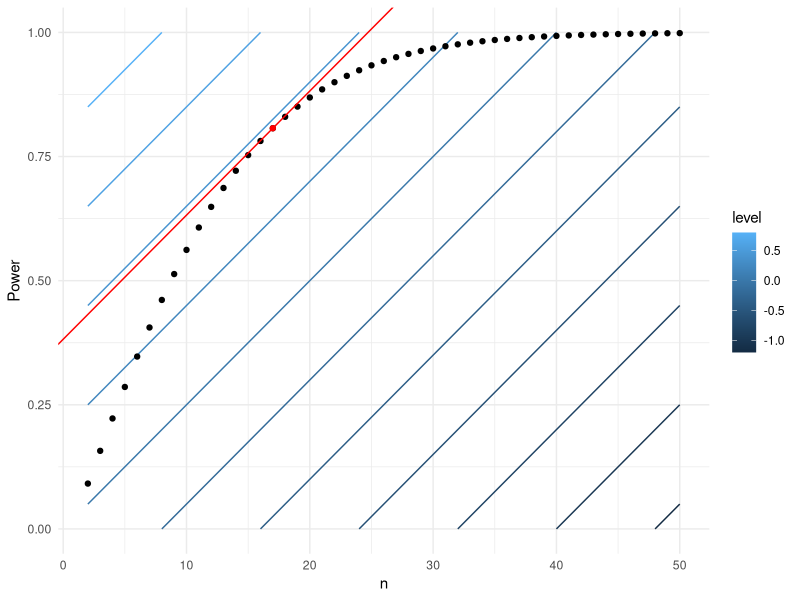
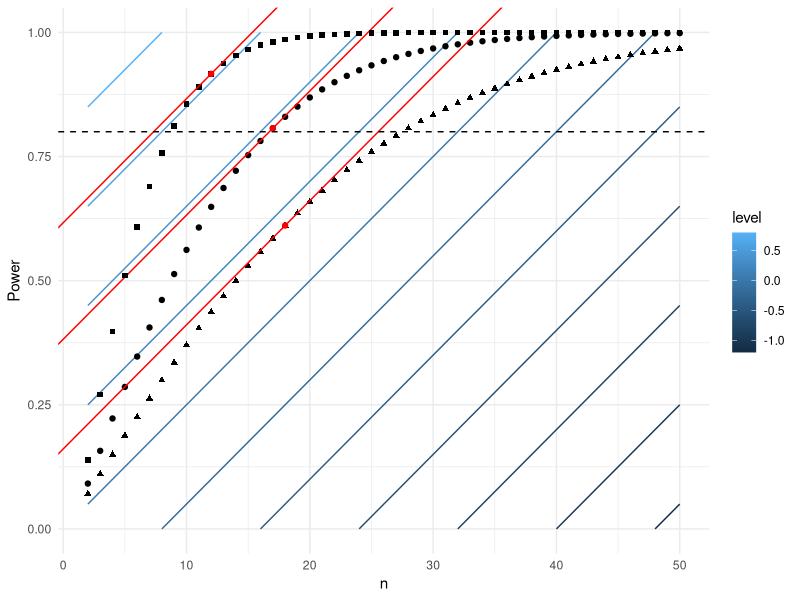
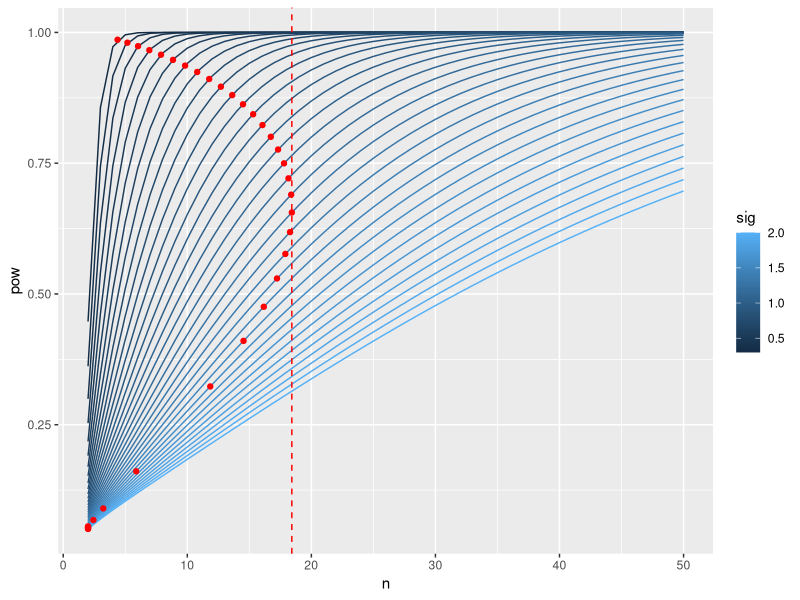

Reproduce these figures in R, in order. (Note: this script raises an error after producing the figures.)
## ---- chunk 1
knitr::opts_chunk$set(echo = TRUE)
require(numDeriv)
require(ggplot2)
## ---- chunk 2
value <- function(x, lambda)
{
  n <- x[1]; pow <- x[2]
  pow - lambda*n
}
## ---- chunk 3
lambda <- 0.025

df <- expand.grid(n=2:50, pow=1)
df$pow <- sapply(df$n, function(n) power.t.test(n=n, delta=1)$power)
df$v <- apply(df, 1, value, lambda = lambda)

opt <- df[which.max(df$v),]

# value contours
df2 <- expand.grid(n=2:50, pow=seq(0,1,0.05))
df2$v <- apply(df2, 1, value, lambda=lambda)

ggplot(df2, aes(n, pow)) + geom_contour(aes(z=v, colour=..level..)) +
  geom_point(data=df) + geom_point(data=opt, colour="red") +
  geom_abline(slope=lambda, intercept = opt$p - lambda*opt$n, colour="red") +
  ylab("Power") + theme_minimal()

#ggsave("./paper/figures/ex1_tangent.pdf", height=9, width=14, units="cm")
## ---- chunk 4
df3 <- expand.grid(n=2:50, pow=1)
df3$pow <- sapply(df3$n, function(n) power.t.test(n=n, delta=1, sd=0.7)$power)
df3$v <- apply(df3, 1, value, lambda = lambda)
opt3 <- df3[which.max(df3$v),]

df4 <- expand.grid(n=2:50, pow=1)
df4$pow <- sapply(df4$n, function(n) power.t.test(n=n, delta=1, sd=1.3)$power)
df4$v <- apply(df4, 1, value, lambda = lambda)
opt4 <- df4[which.max(df4$v),]

ggplot(df2, aes(n, pow)) + geom_contour(aes(z=v, colour=..level..)) +
  geom_point(data=df) + geom_point(data=opt, colour="red") +
  geom_abline(slope=lambda, intercept = opt$p - lambda*opt$n, colour="red") +
  
  geom_point(data=df3, shape=15) + geom_point(data=opt3, colour="red") +
  geom_abline(slope=lambda, intercept = opt3$p - lambda*opt3$n, colour="red") +
  
  geom_point(data=df4, shape=17) + geom_point(data=opt4, colour="red") +
  geom_abline(slope=lambda, intercept = opt4$p - lambda*opt4$n, colour="red") +
  
  geom_hline(yintercept = 0.8, linetype=2) +
  
  ylab("Power") + theme_minimal()

#ggsave("./paper/figures/ex1_3tangents.pdf", height=9, width=14, units="cm")

cbind(rbind(opt3, opt, opt4), sd=c(0.7, 1, 1.3))
## ---- chunk 5
df <- expand.grid(n=2:50, sig=seq(0.3,2,0.05))
df$pow <- apply(df, 1, function(x) power.t.test(n=x[1], delta=1, sd=x[2])$power)
df$v <- df$pow - lambda*df$n

f <- function(n, sig)
{
  pow <- power.t.test(n=n, delta=1, sd=sig)$power
  -(pow - lambda*n)
}

opt <- data.frame(sig=seq(0.3,2,0.05), n=1)
opt$n <- sapply(opt$sig, function(x) optim(10, f, method="Brent", lower=2, upper=50, sig=x)$par)
opt$pow <- apply(opt, 1, function(x) power.t.test(n=x[2], delta=1, sd=x[1])$power)

ggplot(df, aes(n, pow, colour=sig, group=as.factor(sig))) + geom_line() +
  geom_point(data=opt, colour="red") +
  geom_vline(xintercept = max(opt$n), linetype=2, colour="red")

opt[which.max(opt$n),]
## ---- chunk 6
lambda <- grad(function(n) power.t.test(n=n, delta=0.3, sd=1)$power, 235)

get_value <- function(n, sig, lambda)
{
  pow <- power.t.test(n=n, delta=0.3, sd=sig)$power
  -(pow - lambda*n)
}

opt <- data.frame(n= 22, sig=seq(0.3,3,0.05))

opt$n <- sapply(opt$sig, function(x) optim(10, get_value, method="Brent", lower=2, upper=500, sig=x)$par)
opt$v <- apply(opt, 1, function(x) get_value(x[1],x[2]))

rob <- data.frame(n= 235, sig=seq(0.3,3,0.05))
rob$v <- apply(rob, 1, function(x) get_value(x[1], x[2]))

ggplot(opt, aes(sig, -v)) + geom_line() +
  geom_line(data=rob, colour="red")
## ---- chunk 7
coverage <- function(fixed, opt, diff, lambda)
{
  df <- data.frame(sig = opt$sig)
  df$n <- fixed
  df$v <- sapply(df$sig, function(x) get_value(fixed, x, lambda))
  df$d <- df$v - opt$v
  -sum(df$d <= diff)
}

opt <- data.frame(sig=seq(0.3,2,0.01))
opt$n <- sapply(opt$sig, function(x) optim(10, get_value, method="Brent", lower=2, upper=500, sig=x, lambda=lambda)$par)
opt$v <- apply(opt, 1, function(x) get_value(x[2],x[1], lambda))

diff <- 0.01
o <- psoptim(100, coverage, opt=opt, diff=diff, lambda=lambda,
              lower = 2, upper = 500)
## ---- chunk 8
clus_pow <- function(x, var_t, rho)
{
  k <- x[1]; n <- x[2]; m <- n/k
  clus_var <- var_t*rho + (var_t - var_t*rho)/m
  power.t.test(n=k, delta=0.3, sd=sqrt(clus_var))$power
}

clus_pow(c(25, 450), 1, 0.05)
lambda <- grad(clus_pow, c(25, 450), var_t=1, rho=0.05)


f <- function(x, var_t, rho)
{
  pow <- clus_pow(x, var_t, rho)
  -(pow - sum(lambda*x))
}

opt <- expand.grid(var_t=seq(0.8, 2, 0.05), rho=seq(0,0.2,0.01))
opt <- cbind(opt, t(apply(opt, 1, function(x) optim(c(10,10), fn=f, lower=c(2,2), upper=c(50,1000), var_t=x[1], rho=x[2], method="L-BFGS-B")$par)))
names(opt)[3:4] <- c("k", "n")
opt$v <- apply(opt, 1, function(x) f(x[3:4],x[1],x[2]))

rob <- opt
rob$k <- 25
rob$n <- 450
rob$v <- apply(rob, 1, function(x) f(x[3:4],x[1],x[2]))

rob$d <- opt$v - rob$v

ggplot(rob, aes(var_t, rho, z=d, colour=..level..)) + geom_contour(breaks=c(-0.0001,seq(-0.01,-0.1,-0.01))) +
  ylab(expression(rho)) + xlab(expression(sigma[t]^2)) +
  theme_minimal()

sum(rob$v - opt$v)
## ---- chunk 9
# see chapter 9, D.Collet Modelling survival data in medical research
s_bar <- function(x, med1, med2)
{
  # Assuming exponential models with medians med1 and med2,
  # so S(x) = exp(-ln(2)x/med)
  (exp( -(log(2)/med1)*x ) + exp( -(log(2)/med2)*x ))/2
}
  
get_pow <- function(x, med1)
{
  # med1 - median survival control
  # x - (accrual time period, total trial time)
  # a - accrual time period
  # f - follow-up time period
  a <- x[[1]]; f <- max(x[[2]] - x[[1]], 0)
  dif <- 2
  med2 <- med1 + dif
  m <- 10.3 # monthly accrual rate
  theta <- log(med1/med2) # log harzard ratio
  
  # Expected sample size
  n <- m*a
  # Probability of an event
  prob_d <- 1 - (s_bar(f, med1, med2) + 4*s_bar(0.5*a + f, med1, med2) + s_bar(a + f, med1, med2))/6
  # Expected number of events
  d <- n*prob_d
  # Power
  pnorm( -theta*sqrt(d)/2 - qnorm(0.975) )
}

get_pow(c(23,48), 4.5)
lambda <- grad(get_pow, c(23,48), med1=4.5)
## ---- chunk 10

get_value <- function(x, med1, lambda)
{
  #if(x[1] < 1 | x[1] > 100 | x[2] < 1 | x[2] > 100) return(100000)
  pow <- get_pow(x, med1)
  
  -(pow - sum(lambda*x))
}

get_design <- function(med1)
{
  o <- optim(c(25,50), get_value, med1=med1, lambda=lambda,
              lower = c(0,0), upper = c(100,100), method="L-BFGS-B")
  return(c(o$par, -o$value))
} 

df <- data.frame(med1=seq(2, 8, 0.05))
df <- cbind(df, t(sapply(df$med1, get_design)))
names(df)[2:4] <- c("a", "t", "v")

df2 <- data.frame(med1=df$med1)
fixed <- c(21, 47)
df2$a <- fixed[1]; df2$t <- fixed[2]
df2$v <- -sapply(df2$med1, function(x) get_value(fixed, x, lambda))
df2$d <- df2$v - df$v

# Optimal designs
ggplot(df, aes(a, t-a, colour=med1)) + geom_point() +
  xlab("Accrual") + ylab("Follow-up") +
  theme_minimal()

# Optimal and fixed design values
ggplot(df2, aes(med1)) + geom_line(aes(y=v)) + geom_line(aes(y=-d), colour="blue") +
  geom_line(data=df, aes(y=v), colour="red") + 
  xlab("Median survival time") + ylab("Value") +
  theme_minimal()
## ---- chunk 11
coverage <- function(fixed, df, diff, lambda)
{
  df2 <- data.frame(med1=df$med1)
  df2$a <- fixed[1]; df2$t <- fixed[2]
  df2$v <- -sapply(df2$med1, function(x) get_value(fixed, x, lambda))
  df2$d <- df2$v - df$v
  -sum(-df2$d <= diff)
}

df <- data.frame(med1=seq(2, 8, 0.01))
df <- cbind(df, t(sapply(df$med1, get_design)))
names(df)[2:4] <- c("a", "t", "v")

diff <- 0.01
opt <- psoptim(c(35,50), coverage, df=df, diff=diff, lambda=lambda,
              lower = c(0,0), upper = c(100,100))#, method="L-BFGS-B")
## ---- chunk 12
ns <- 2:80
pow <- sapply(ns, function(x) power.t.test(n=x, delta=1)$power)
se <- sqrt(2*1/ns)

plot(ns, se)
plot(se, pow)
## ---- chunk 13
library(numDeriv)

get_power <- function(k, sd)
{
  if(k <= 1){
    return(0)
  } else {
    d <- 1
    # Use the large-sample normal approximation
    p <- 1-pnorm(qnorm(0.975)*sqrt((2*sd^2)/k), d, sqrt((2*sd^2)/k))
    return(p)
  }
}

# Guess of the sd of cluster means is ~ 1.9
get_power(57, 1.9)
# Infer the value function parameter based on our original choice
lambda <- grad(get_power, 57, sd=1.9)

get_value <- function(k, sd)
{
  pow <- get_power(k, sd)
  return(-(pow - lambda*k))
}

get_k <- function(sd)
{
  # Find the k such that value is maximised
  sd <- sd[[1]]
  o <- optim(1, get_value, lower=c(0), upper=c(100), sd=sd, method="Brent")
  return(c(o$par, o$value))
}

get_k_SSR <- function(sd)
{
  # For comparison, show the k needed to get 80% power
  k <- 2*(qnorm(1-0.025) + qnorm(0.8))^2 * (sd^2/1)
  return(c(k, get_value(k, sd)))
}


df <- data.frame(sd=seq(0.1,4,0.05))
df <- cbind(df, t(sapply(df$sd, get_k)))
names(df)[2:3] <- c("k", "v")
df <- cbind(df, t(sapply(df$sd, get_k_SSR)))
names(df)[4:5] <- c("k_SSR", "v_SSR")
df$pow <- sapply(1:nrow(df), function(i, df) get_power(df[i,2], df[i,1]), df=df)

ggplot(df, aes(sd, k)) + geom_line() +
  geom_vline(xintercept = 1.9, linetype=2) +
  geom_line(data=df, aes(sd,k_SSR), colour="darkred")
## ---- chunk 14
# Robust sample size
k_rob <- max(df$k)
df_rob <- data.frame(sd = df$sd)
df_rob$pow <- sapply(df_rob, get_power, k=k_rob)


# Simulate SSR
sim_SSR <- function(sd)
{
  k <- 29; m <- 4
  c_means <- rnorm(2*k, 0, sd)
  sd_est <- sd(c_means)
  new_k <- max(57, get_k_SSR(sd_est)[1])
  return(new_k)
}

batch_SSR <- function(sd)
{
  ks <- replicate(1000, sim_SSR(sd))
  pows <- sapply(ks, get_power, sd=sd)
  return(c(as.numeric(quantile(ks, c(0.01,0.1,0.5,0.9,0.99))), as.numeric(quantile(pows, c(0.01,0.1,0.5,0.9,0.99)))))
}

df_SSR <- data.frame(sd = df$sd)
df_SSR <- cbind(df_SSR, t(sapply(df_SSR$sd, batch_SSR)))
names(df_SSR)[2:6] <- c("kq01", "kq10", "kq50", "kq90", "kq99")
names(df_SSR)[7:11] <- c("pq01", "pq10", "pq50", "pq90", "pq99")

# Plot sample sizes
ggplot(df_SSR, aes(sd, kq50)) + geom_line(colour="darkred") +
  geom_ribbon(aes(ymin = kq10, ymax = kq90), alpha=0.2, fill="darkred") + 
  geom_ribbon(aes(ymin = kq01, ymax = kq99), alpha=0.2, fill="darkred") +
  geom_hline(yintercept = k_rob, colour="darkgreen") +
  ylim(c(0,400))

# Plot powers
ggplot(df_SSR, aes(sd, pq50)) + geom_line(colour="darkred") +
  geom_ribbon(aes(ymin = pq10, ymax = pq90), alpha=0.2, fill="darkred") + 
  geom_ribbon(aes(ymin = pq01, ymax = pq99), alpha=0.2, fill="darkred") +
  geom_line(data=df_rob, aes(sd, pow), colour="darkgreen") +
  ylim(c(0,1))
## ---- chunk 15
get_power <- function(x, sd)
{
  k <- x[1]; alpha <- x[2]; d <- 0.3
  if(k <= 1){
    return(0)
  } else {
    # Use the large-sample normal approximation
    p <- 1-pnorm(qnorm(1-alpha)*sqrt((2*sd^2)/k), d, sqrt((2*sd^2)/k))
    return(p)
  }
}

get_power(c(235, 0.025), 1)
lambda <- grad(get_power, c(235, 0.025), sd=1)

get_value <- function(x, sd)
{
  k <- x[1]; alpha <- x[2]; d <- 1
  if(k < 2 | k > 800 | alpha <=0 | alpha >=1) return(10000)
  pow <- get_power(c(k, alpha), sd=sd)
  return(-(pow - lambda[1]*k - lambda[2]*alpha))
}

get_design <- function(sd, starting=c(95.5,0.025))
{
  o <- optim(starting, get_value, sd=sd)
  return(c(o$par, o$value))
}


sds <- seq(0.1,3,0.02)
df <- NULL
df <- rbind(df, c(sds[1], get_design(sds[1])))
for(i in 2:length(sds)){
  df <- rbind(df, c(sds[i], get_design(sds[i], starting = df[i-1,2:3])))
}
df <- as.data.frame(df)
names(df) <- c("sd", "k", "a", "v")
df$p <- apply(df[,1:3], 1, function(x) get_power(x[2:3], sd=x[1]))
df$c <- apply(df, 1, function(x) sqrt(2*x[1]^2/x[2])*qnorm(1-x[3]))

ggplot(df, aes(k, a, colour=sd)) + geom_point() 

# Get value of fixed design
rob <- data.frame(sd=sds, k=235, a=0.025)
rob$v <- apply(rob, 1, function(x) get_value(x[2:3], x[1]))

df2 <- rbind(rob, df[,c("sd", "k", "a", "v")])

ggplot(df2, aes(sd, v, colour=k)) + geom_point()

# Get vakue of optimal design with constrained alpha

get_value2 <- function(x, sd)
{
  k <- x[1]; d <- 1; alpha <- 0.025
  pow <- get_power(c(k, alpha), sd=sd)
  return(-(pow - lambda[1]*k - lambda[2]*alpha))
}

get_design2 <- function(sd, starting=c(95.5))
{
  o <- optim(starting, get_value2, sd=sd, method="Brent", lower = 2, upper = 800)
  return(c(o$par, o$value))
}

df3 <- data.frame(sd=df$sd)
df3 <- cbind(df3, t(sapply(df3$sd, get_design2)))
names(df3)[2:3] <- c("k", "v")
df3$a <- 0.025

df2 <- rbind(df2, df3[,c(1,2,4,3)])
df2$t <- c(rep("rob", 146), rep("opt", 146), rep("opt2", 146))

ggplot(df2, aes(sd, v, colour=k, shape=t)) + geom_point()
## ---- chunk 16
# see chapter 9, D.Collet Modelling survival data in medical research
s_bar <- function(x, med1, med2)
{
  # Assuming exponential models with medians med1 and med2,
  # so S(x) = exp(-ln(2)x/med)
  (exp( -(log(2)/med1)*x ) + exp( -(log(2)/med2)*x ))/2
}
  
get_beta <- function(x, med1)
{
  # med1 - median survival control
  # x - (accrual time period, total trial time)
  # a - accrual time period
  # f - follow-up time period
  a <- x[[1]]; f <- x[[2]] - x[[1]]
  dif <- 2
  med2 <- med1 + dif
  m <- 10.3 # monthly accrual rate
  theta <- log(med1/med2) # log harzard ratio
  
  # Expected sample size
  n <- m*a
  # Probability of an event
  prob_d <- 1 - (s_bar(f, med1, med2) + 4*s_bar(0.5*a + f, med1, med2) + s_bar(a + f, med1, med2))/6
  # Expected number of events
  d <- n*prob_d
  # Power
  pow <- pnorm( -theta*sqrt(d)/2 - qnorm(0.975) )
  return(1-pow)
}

get_beta(c(23,48), 4.5)
w <- grad(get_beta, c(23,48), med1=4.5)
## ---- chunk 17

get_value <- function(x, med1)
{
  if(x[1] < 1 | x[1] > 100 | x[2] < 1 | x[2] > 100) return(100000)
  beta <- get_beta(x, med1)
  return(beta - sum(w*x))
}

get_design <- function(med1)
{
  o <- optim(c(5,5), get_value, med1=med1)
  return(c(o$par, o$value))
}

df <- data.frame(med1=seq(2, 10, 0.05))
df <- cbind(df, t(sapply(df$med1, get_design)))
names(df)[2:4] <- c("a", "t", "v")

ggplot(df, aes(a, t, colour=med1)) + geom_point() 
## ---- chunk 18
# Fixed t, total time for study (i.e. accrual time + follow-up time)
obj_func_fixed_t <- function(a, t, med1)
{
  x <- c(a, t)
  beta <- get_beta(x, med1=med1)
  return(beta - sum(w*x))
}

eval_p_fixed_t <- function(med1, t)
{
  # Find accrual time a that maximises value for known med1
  opt <- optim(par=3, fn=obj_func_fixed_t, t=t, med1=med1,
               lower = 2, upper = t, method="Brent")
  return(-opt$par)
}

opt_fixed_t <- function(t)
{
  # Search over med1 to find the largest a possibly required
  opt <- optim(par=5, fn=eval_p_fixed_t, t=t, lower = 1, upper = 100, method="L")
  return(-opt$value)
}

# For example, 
opt_fixed_t(36)
## ---- chunk 19
# Fixed a, accrual time
obj_func_fixed_a <- function(t, a, med1)
{
  x <- c(a, t)
  beta <- get_beta(x, med1=med1)
  return(beta - sum(w*x))
}

eval_p_fixed_a <- function(med1, a)
{
  opt <- optim(par=10, fn=obj_func_fixed_a, a=a, med1=med1,
               lower = 3, upper = 100, method="Brent")
  return(-opt$par)
}

opt_fixed_a <- function(a)
{
  opt <- optim(par=5, fn=eval_p_fixed_a, a=a, lower = 1, upper = 100, method="L")
  return(-opt$value)
}

# For example,
opt_fixed_a(24)
## ---- chunk 20
ts <- 3:75
t_o <- sapply(ts, opt_fixed_t)

as <- 3:75
a_o <- sapply(as, opt_fixed_a)

df <- data.frame(t=ts, t_o=t_o, a=as, a_o=a_o)

ggplot() + geom_point(data=df, aes(t, t_o, colour="t_fix")) + geom_point(data=df, aes(a_o, a, colour="a_fix"))
## ---- chunk 21
t1 <- runif(1,3,100); a1 <- runif(1,3,100)
converged <- FALSE
iter <- 1
print(c(a1,t1))
while(!converged & iter < 100){
  t2 <- opt_fixed_a(a1)
  a2 <- opt_fixed_t(t2)
  print(c(a2, t2))
  if(dist(rbind(c(t1,a1),c(t2,a2))) < 0.00001) converged <- TRUE
  t1 <- t2; a1 <- a2
}
## ---- chunk 22
lambda <- 0.005
df <- expand.grid(n=2:500, sig=seq(1,5,0.1))
df$pow <- apply(df, 1, function(x) power.t.test(n=x[1], delta=1, sd=x[2])$power)
df$v <- df$pow - lambda*df$n

f <- function(n, sig)
{
  pow <- power.t.test(n=n, delta=1, sd=sig)$power
  -(pow - lambda*(n + 32))
}

opt <- data.frame(sig=seq(1,5,0.1), n=1)
opt$n <- sapply(opt$sig, function(x) optim(10, f, method="Brent", lower=2, upper=500, sig=x)$par)
opt$pow <- apply(opt, 1, function(x) power.t.test(n=x[2], delta=1, sd=x[1])$power)
opt$value <- opt$pow - 0.005*(opt$n + 32)

ggplot(df, aes(n, pow, colour=sig, group=as.factor(sig))) + geom_line() +
  geom_point(data=opt, colour="red") +
  geom_vline(xintercept = max(opt$n), linetype=2, colour="red")

opt[which.max(opt$n),]
df0 <- opt
## ---- chunk 23
df2 <- data.frame(sig=seq(1,4,0.1))
df2$pow <- sapply(df2$sig, function(x) power.t.test(n=88, delta=1, sd=x)$power)
ggplot(df2, aes(sig, pow)) + geom_point()
## ---- chunk 24
ggplot(df0, aes(sig, n)) + geom_line() + 
  geom_line(data=df0, aes(sig, 100*value), colour="darkgreen") +
  geom_vline(xintercept = 2.98, linetype =2)
## ---- chunk 25
get_value <- function(n_p, sig)
{
  alpha <- 0.5; n <- 88
  c <- qchisq(alpha, n_p-1)*2.98^2/(n_p-1)
  pilot_pow <- pchisq(c*(n_p-1)/sig^2, n_p-1)
  main_pow <- power.t.test(n=n, delta=1, sd=sig)$power
  # Return both the pilot value, and the value of not doing a pilot at all
  c(-(pilot_pow*main_pow - lambda*(n_p/2+pilot_pow*(n+32))), main_pow - lambda*(n+32))
}

df3 <- data.frame(sig=seq(1,6,0.1))
df3$n <- sapply(df3$sig, function(x) optim(30, function(y, x) get_value(y, x)[1], x=x,
                                           lower = 2, upper = 200, method="Brent")$par)
ggplot(df3, aes(sig, n)) + geom_line()
## ---- chunk 26
df4 <- expand.grid(sig=seq(1,6,0.1))
df4 <- cbind(df4, t(sapply(df4$sig, function(x, n_p) get_value(n_p, x), n_p = max(df3$n))))
names(df4)[2:3] <- c("v", "v2")

ggplot(df4, aes(sig, -v)) + geom_line() +
  geom_line(data=df4, aes(sig, -(v+v2)), linetype=3) +
  geom_vline(xintercept = 2.98, linetype =2)
## ---- chunk 27
get_value2 <- function(n, sig)
{
  alpha <- 0.5; n_p <- 12
  c <- qchisq(alpha, n_p-1)*2.98^2/(n_p-1)
  pilot_pow <- pchisq(c*(n_p-1)/sig^2, n_p-1)
  main_pow <- power.t.test(n=n, delta=1, sd=sig)$power
  # Return both the pilot value, and the value of not doing a pilot at all
  c(-(pilot_pow*main_pow - lambda*(n_p/2+pilot_pow*(n+32))), -(main_pow - lambda*(n+32)))
}

df5 <- data.frame(sig=seq(1,6,0.1))
df5$n <- sapply(df5$sig, function(x) optim(30, function(y, x) get_value2(y, x)[1], x=x,
                                           lower = 2, upper = 200, method="Brent")$par)
ggplot(df5, aes(sig, n)) + geom_line()
